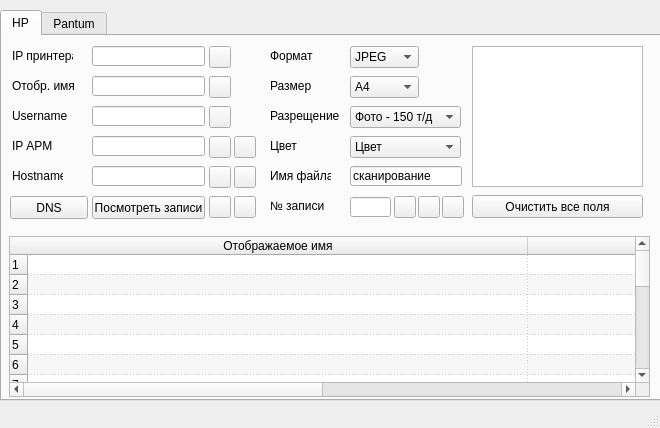
<?xml version="1.0" encoding="UTF-8"?>
<ui version="4.0">
 <class>MainWindow</class>
 <widget class="QMainWindow" name="MainWindow">
  <property name="geometry">
   <rect>
    <x>0</x>
    <y>0</y>
    <width>660</width>
    <height>428</height>
   </rect>
  </property>
  <property name="sizePolicy">
   <sizepolicy hsizetype="Fixed" vsizetype="Fixed">
    <horstretch>0</horstretch>
    <verstretch>0</verstretch>
   </sizepolicy>
  </property>
  <property name="minimumSize">
   <size>
    <width>660</width>
    <height>380</height>
   </size>
  </property>
  <property name="maximumSize">
   <size>
    <width>660</width>
    <height>428</height>
   </size>
  </property>
  <property name="windowTitle">
   <string>Настройка сканирования</string>
  </property>
  <property name="animated">
   <bool>true</bool>
  </property>
  <widget class="QWidget" name="centralwidget">
   <widget class="QTabWidget" name="tabWidget_2">
    <property name="geometry">
     <rect>
      <x>0</x>
      <y>10</y>
      <width>661</width>
      <height>391</height>
     </rect>
    </property>
    <property name="currentIndex">
     <number>0</number>
    </property>
    <widget class="QWidget" name="HP">
     <attribute name="title">
      <string>HP</string>
     </attribute>
     <widget class="QLineEdit" name="le_ip_arm">
      <property name="geometry">
       <rect>
        <x>90</x>
        <y>100</y>
        <width>113</width>
        <height>20</height>
       </rect>
      </property>
     </widget>
     <widget class="QLabel" name="lpb_dpi">
      <property name="geometry">
       <rect>
        <x>268</x>
        <y>72</y>
        <width>71</width>
        <height>16</height>
       </rect>
      </property>
      <property name="text">
       <string>Разрещение</string>
      </property>
     </widget>
     <widget class="QLabel" name="l_ip_arm">
      <property name="geometry">
       <rect>
        <x>10</x>
        <y>102</y>
        <width>41</width>
        <height>16</height>
       </rect>
      </property>
      <property name="text">
       <string>IP АРМ</string>
      </property>
     </widget>
     <widget class="QComboBox" name="cb_format">
      <property name="geometry">
       <rect>
        <x>348</x>
        <y>10</y>
        <width>69</width>
        <height>22</height>
       </rect>
      </property>
      <item>
       <property name="text">
        <string>JPEG</string>
       </property>
      </item>
      <item>
       <property name="text">
        <string>PDF</string>
       </property>
      </item>
     </widget>
     <widget class="QLineEdit" name="le_hostname">
      <property name="geometry">
       <rect>
        <x>90</x>
        <y>130</y>
        <width>113</width>
        <height>20</height>
       </rect>
      </property>
     </widget>
     <widget class="QLabel" name="l_color">
      <property name="geometry">
       <rect>
        <x>268</x>
        <y>102</y>
        <width>41</width>
        <height>16</height>
       </rect>
      </property>
      <property name="text">
       <string>Цвет</string>
      </property>
     </widget>
     <widget class="QComboBox" name="cb_dpi">
      <property name="geometry">
       <rect>
        <x>348</x>
        <y>70</y>
        <width>111</width>
        <height>22</height>
       </rect>
      </property>
      <item>
       <property name="text">
        <string>Фото - 150 т/д</string>
       </property>
      </item>
      <item>
       <property name="text">
        <string>Экран - 75 т/д</string>
       </property>
      </item>
      <item>
       <property name="text">
        <string>Текст - 300 т/д</string>
       </property>
      </item>
      <item>
       <property name="text">
        <string>Высота - 600 т/д</string>
       </property>
      </item>
     </widget>
     <widget class="QLabel" name="l_ip_prn">
      <property name="geometry">
       <rect>
        <x>10</x>
        <y>12</y>
        <width>61</width>
        <height>16</height>
       </rect>
      </property>
      <property name="text">
       <string>IP принтера</string>
      </property>
     </widget>
     <widget class="QLabel" name="l_format">
      <property name="geometry">
       <rect>
        <x>268</x>
        <y>12</y>
        <width>51</width>
        <height>16</height>
       </rect>
      </property>
      <property name="text">
       <string>Формат</string>
      </property>
     </widget>
     <widget class="QComboBox" name="cb_color">
      <property name="geometry">
       <rect>
        <x>348</x>
        <y>100</y>
        <width>111</width>
        <height>22</height>
       </rect>
      </property>
      <item>
       <property name="text">
        <string>Цвет</string>
       </property>
      </item>
      <item>
       <property name="text">
        <string>Черно-белый</string>
       </property>
      </item>
     </widget>
     <widget class="QPushButton" name="b_test">
      <property name="geometry">
       <rect>
        <x>232</x>
        <y>160</y>
        <width>22</width>
        <height>22</height>
       </rect>
      </property>
      <property name="cursor">
       <cursorShape>ArrowCursor</cursorShape>
      </property>
      <property name="toolTip">
       <string>Проверить запись</string>
      </property>
      <property name="text">
       <string/>
      </property>
      <property name="icon">
       <iconset>
        <normaloff>icons/icon_check.png</normaloff>icons/icon_check.png</iconset>
      </property>
     </widget>
     <widget class="QLineEdit" name="le_name">
      <property name="geometry">
       <rect>
        <x>90</x>
        <y>40</y>
        <width>113</width>
        <height>20</height>
       </rect>
      </property>
     </widget>
     <widget class="QLabel" name="l_size">
      <property name="geometry">
       <rect>
        <x>268</x>
        <y>42</y>
        <width>41</width>
        <height>16</height>
       </rect>
      </property>
      <property name="text">
       <string>Размер</string>
      </property>
     </widget>
     <widget class="QLabel" name="l_hostname">
      <property name="geometry">
       <rect>
        <x>10</x>
        <y>132</y>
        <width>51</width>
        <height>16</height>
       </rect>
      </property>
      <property name="text">
       <string>Hostname</string>
      </property>
     </widget>
     <widget class="QLabel" name="l_name">
      <property name="geometry">
       <rect>
        <x>10</x>
        <y>42</y>
        <width>71</width>
        <height>16</height>
       </rect>
      </property>
      <property name="text">
       <string>Отобр. имя</string>
      </property>
     </widget>
     <widget class="QPushButton" name="b_create">
      <property name="geometry">
       <rect>
        <x>207</x>
        <y>160</y>
        <width>22</width>
        <height>22</height>
       </rect>
      </property>
      <property name="toolTip">
       <string>Создать новую запись</string>
      </property>
      <property name="whatsThis">
       <string/>
      </property>
      <property name="text">
       <string/>
      </property>
      <property name="icon">
       <iconset>
        <normaloff>icons/icon_create.png</normaloff>icons/icon_create.png</iconset>
      </property>
     </widget>
     <widget class="QComboBox" name="cb_size">
      <property name="geometry">
       <rect>
        <x>348</x>
        <y>40</y>
        <width>69</width>
        <height>22</height>
       </rect>
      </property>
      <item>
       <property name="text">
        <string>A4</string>
       </property>
      </item>
      <item>
       <property name="text">
        <string>Letter</string>
       </property>
      </item>
      <item>
       <property name="text">
        <string>Legal</string>
       </property>
      </item>
     </widget>
     <widget class="QLineEdit" name="le_ip_prn">
      <property name="geometry">
       <rect>
        <x>90</x>
        <y>10</y>
        <width>113</width>
        <height>20</height>
       </rect>
      </property>
      <property name="text">
       <string/>
      </property>
     </widget>
     <widget class="QLabel" name="l_pref">
      <property name="geometry">
       <rect>
        <x>268</x>
        <y>132</y>
        <width>61</width>
        <height>16</height>
       </rect>
      </property>
      <property name="text">
       <string>Имя файла</string>
      </property>
     </widget>
     <widget class="QLineEdit" name="le_pref">
      <property name="geometry">
       <rect>
        <x>348</x>
        <y>130</y>
        <width>112</width>
        <height>20</height>
       </rect>
      </property>
      <property name="text">
       <string>сканирование</string>
      </property>
     </widget>
     <widget class="QPushButton" name="b_clr_le_ip_prn">
      <property name="enabled">
       <bool>true</bool>
      </property>
      <property name="geometry">
       <rect>
        <x>207</x>
        <y>10</y>
        <width>22</width>
        <height>22</height>
       </rect>
      </property>
      <property name="text">
       <string/>
      </property>
      <property name="icon">
       <iconset>
        <normaloff>icons/icon_delete.png</normaloff>icons/icon_delete.png</iconset>
      </property>
     </widget>
     <widget class="QPushButton" name="b_clr_le_ip_arm">
      <property name="enabled">
       <bool>true</bool>
      </property>
      <property name="geometry">
       <rect>
        <x>207</x>
        <y>100</y>
        <width>22</width>
        <height>22</height>
       </rect>
      </property>
      <property name="text">
       <string/>
      </property>
      <property name="icon">
       <iconset>
        <normaloff>icons/icon_delete.png</normaloff>icons/icon_delete.png</iconset>
      </property>
     </widget>
     <widget class="QPushButton" name="b_copy_ip_path">
      <property name="enabled">
       <bool>true</bool>
      </property>
      <property name="geometry">
       <rect>
        <x>232</x>
        <y>100</y>
        <width>22</width>
        <height>22</height>
       </rect>
      </property>
      <property name="text">
       <string/>
      </property>
      <property name="icon">
       <iconset>
        <normaloff>icons/icon_copy.png</normaloff>icons/icon_copy.png</iconset>
      </property>
     </widget>
     <widget class="QPushButton" name="b_clear_le_name">
      <property name="enabled">
       <bool>true</bool>
      </property>
      <property name="geometry">
       <rect>
        <x>207</x>
        <y>40</y>
        <width>22</width>
        <height>22</height>
       </rect>
      </property>
      <property name="text">
       <string/>
      </property>
      <property name="icon">
       <iconset>
        <normaloff>icons/icon_delete.png</normaloff>icons/icon_delete.png</iconset>
      </property>
     </widget>
     <widget class="QPushButton" name="b_clr_hostname">
      <property name="enabled">
       <bool>true</bool>
      </property>
      <property name="geometry">
       <rect>
        <x>207</x>
        <y>130</y>
        <width>22</width>
        <height>22</height>
       </rect>
      </property>
      <property name="text">
       <string/>
      </property>
      <property name="icon">
       <iconset>
        <normaloff>icons/icon_delete.png</normaloff>icons/icon_delete.png</iconset>
      </property>
     </widget>
     <widget class="QPushButton" name="b_copy_host_path">
      <property name="enabled">
       <bool>true</bool>
      </property>
      <property name="geometry">
       <rect>
        <x>232</x>
        <y>130</y>
        <width>22</width>
        <height>22</height>
       </rect>
      </property>
      <property name="text">
       <string/>
      </property>
      <property name="icon">
       <iconset>
        <normaloff>icons/icon_copy.png</normaloff>icons/icon_copy.png</iconset>
      </property>
     </widget>
     <widget class="QPushButton" name="b_check_scan">
      <property name="geometry">
       <rect>
        <x>90</x>
        <y>160</y>
        <width>113</width>
        <height>23</height>
       </rect>
      </property>
      <property name="text">
       <string>Посмотреть записи</string>
      </property>
     </widget>
     <widget class="QTableWidget" name="t_scan">
      <property name="geometry">
       <rect>
        <x>7</x>
        <y>200</y>
        <width>641</width>
        <height>161</height>
       </rect>
      </property>
      <property name="minimumSize">
       <size>
        <width>388</width>
        <height>0</height>
       </size>
      </property>
      <property name="maximumSize">
       <size>
        <width>16777215</width>
        <height>16777215</height>
       </size>
      </property>
      <property name="sizeIncrement">
       <size>
        <width>0</width>
        <height>0</height>
       </size>
      </property>
      <property name="baseSize">
       <size>
        <width>0</width>
        <height>0</height>
       </size>
      </property>
      <property name="mouseTracking">
       <bool>false</bool>
      </property>
      <property name="lineWidth">
       <number>1</number>
      </property>
      <property name="autoScrollMargin">
       <number>16</number>
      </property>
      <property name="alternatingRowColors">
       <bool>true</bool>
      </property>
      <property name="gridStyle">
       <enum>Qt::DotLine</enum>
      </property>
      <property name="sortingEnabled">
       <bool>false</bool>
      </property>
      <property name="rowCount">
       <number>20</number>
      </property>
      <property name="columnCount">
       <number>2</number>
      </property>
      <attribute name="horizontalHeaderVisible">
       <bool>true</bool>
      </attribute>
      <attribute name="horizontalHeaderCascadingSectionResizes">
       <bool>false</bool>
      </attribute>
      <attribute name="horizontalHeaderDefaultSectionSize">
       <number>500</number>
      </attribute>
      <attribute name="horizontalHeaderHighlightSections">
       <bool>true</bool>
      </attribute>
      <attribute name="horizontalHeaderMinimumSectionSize">
       <number>39</number>
      </attribute>
      <attribute name="horizontalHeaderShowSortIndicator" stdset="0">
       <bool>false</bool>
      </attribute>
      <attribute name="horizontalHeaderStretchLastSection">
       <bool>false</bool>
      </attribute>
      <attribute name="verticalHeaderVisible">
       <bool>true</bool>
      </attribute>
      <attribute name="verticalHeaderDefaultSectionSize">
       <number>20</number>
      </attribute>
      <attribute name="verticalHeaderMinimumSectionSize">
       <number>18</number>
      </attribute>
      <row/>
      <row/>
      <row/>
      <row/>
      <row/>
      <row/>
      <row/>
      <row/>
      <row/>
      <row/>
      <row/>
      <row/>
      <row/>
      <row/>
      <row/>
      <row/>
      <row/>
      <row/>
      <row/>
      <row/>
      <column>
       <property name="text">
        <string>Отображаемое имя</string>
       </property>
      </column>
      <column>
       <property name="text">
        <string>Сетевой путь</string>
       </property>
      </column>
      <item row="0" column="0">
       <property name="font">
        <font>
         <pointsize>8</pointsize>
         <underline>false</underline>
        </font>
       </property>
      </item>
     </widget>
     <widget class="QLineEdit" name="le_num">
      <property name="geometry">
       <rect>
        <x>348</x>
        <y>161</y>
        <width>41</width>
        <height>20</height>
       </rect>
      </property>
     </widget>
     <widget class="QLabel" name="l_scan_num">
      <property name="geometry">
       <rect>
        <x>268</x>
        <y>162</y>
        <width>61</width>
        <height>16</height>
       </rect>
      </property>
      <property name="text">
       <string>№ записи</string>
      </property>
     </widget>
     <widget class="QPushButton" name="b_edit_scan">
      <property name="enabled">
       <bool>true</bool>
      </property>
      <property name="geometry">
       <rect>
        <x>416</x>
        <y>160</y>
        <width>22</width>
        <height>22</height>
       </rect>
      </property>
      <property name="text">
       <string/>
      </property>
      <property name="icon">
       <iconset>
        <normaloff>icons/icon_edit.png</normaloff>icons/icon_edit.png</iconset>
      </property>
     </widget>
     <widget class="QPushButton" name="b_del_scan">
      <property name="enabled">
       <bool>true</bool>
      </property>
      <property name="geometry">
       <rect>
        <x>392</x>
        <y>160</y>
        <width>22</width>
        <height>22</height>
       </rect>
      </property>
      <property name="text">
       <string/>
      </property>
      <property name="icon">
       <iconset>
        <normaloff>icons/icon_clear.png</normaloff>icons/icon_clear.png</iconset>
      </property>
     </widget>
     <widget class="QPushButton" name="b_new_window">
      <property name="enabled">
       <bool>true</bool>
      </property>
      <property name="geometry">
       <rect>
        <x>440</x>
        <y>160</y>
        <width>22</width>
        <height>22</height>
       </rect>
      </property>
      <property name="text">
       <string/>
      </property>
      <property name="icon">
       <iconset>
        <normaloff>icons/icon_settings.png</normaloff>icons/icon_settings.png</iconset>
      </property>
     </widget>
     <widget class="QTextEdit" name="te_text">
      <property name="geometry">
       <rect>
        <x>470</x>
        <y>10</y>
        <width>171</width>
        <height>141</height>
       </rect>
      </property>
     </widget>
     <widget class="QPushButton" name="b_clear_all">
      <property name="geometry">
       <rect>
        <x>470</x>
        <y>159</y>
        <width>171</width>
        <height>23</height>
       </rect>
      </property>
      <property name="text">
       <string>Очистить все поля</string>
      </property>
     </widget>
     <widget class="QLineEdit" name="le_username">
      <property name="geometry">
       <rect>
        <x>90</x>
        <y>70</y>
        <width>113</width>
        <height>20</height>
       </rect>
      </property>
     </widget>
     <widget class="QLabel" name="l_username">
      <property name="geometry">
       <rect>
        <x>10</x>
        <y>72</y>
        <width>71</width>
        <height>16</height>
       </rect>
      </property>
      <property name="text">
       <string>Username</string>
      </property>
     </widget>
     <widget class="QPushButton" name="b_clear_le_username">
      <property name="enabled">
       <bool>true</bool>
      </property>
      <property name="geometry">
       <rect>
        <x>207</x>
        <y>70</y>
        <width>22</width>
        <height>22</height>
       </rect>
      </property>
      <property name="text">
       <string/>
      </property>
      <property name="icon">
       <iconset>
        <normaloff>icons/icon_delete.png</normaloff>icons/icon_delete.png</iconset>
      </property>
     </widget>
     <widget class="QPushButton" name="b_set_dns">
      <property name="geometry">
       <rect>
        <x>8</x>
        <y>160</y>
        <width>78</width>
        <height>23</height>
       </rect>
      </property>
      <property name="toolTip">
       <string>Прописать DNS</string>
      </property>
      <property name="text">
       <string>DNS</string>
      </property>
     </widget>
    </widget>
    <widget class="QWidget" name="Pantum">
     <attribute name="title">
      <string>Pantum</string>
     </attribute>
    </widget>
   </widget>
  </widget>
  <widget class="QStatusBar" name="statusbar">
   <property name="enabled">
    <bool>true</bool>
   </property>
   <property name="accessibleName">
    <string/>
   </property>
   <property name="sizeGripEnabled">
    <bool>true</bool>
   </property>
  </widget>
 </widget>
 <resources/>
 <connections/>
</ui>
